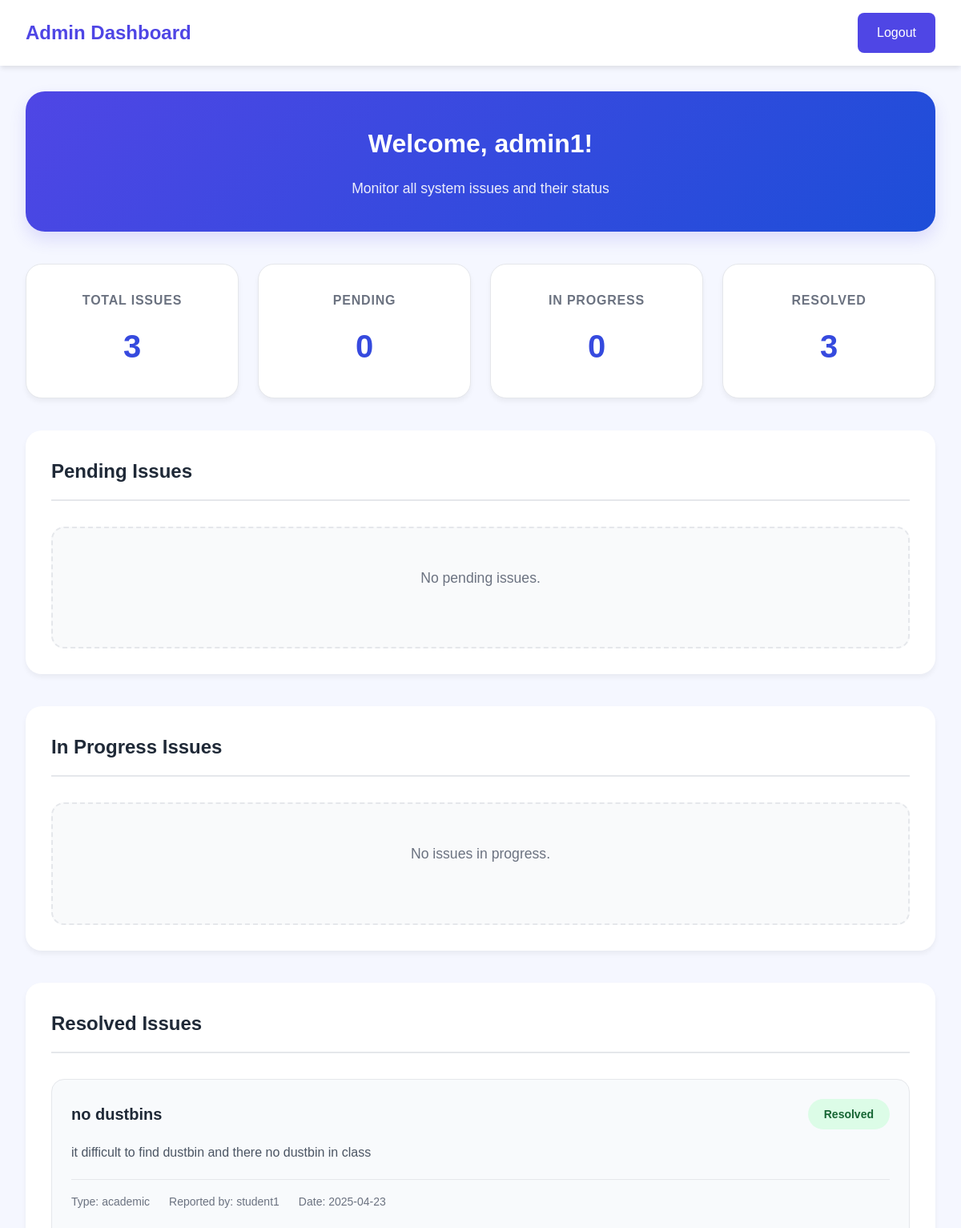
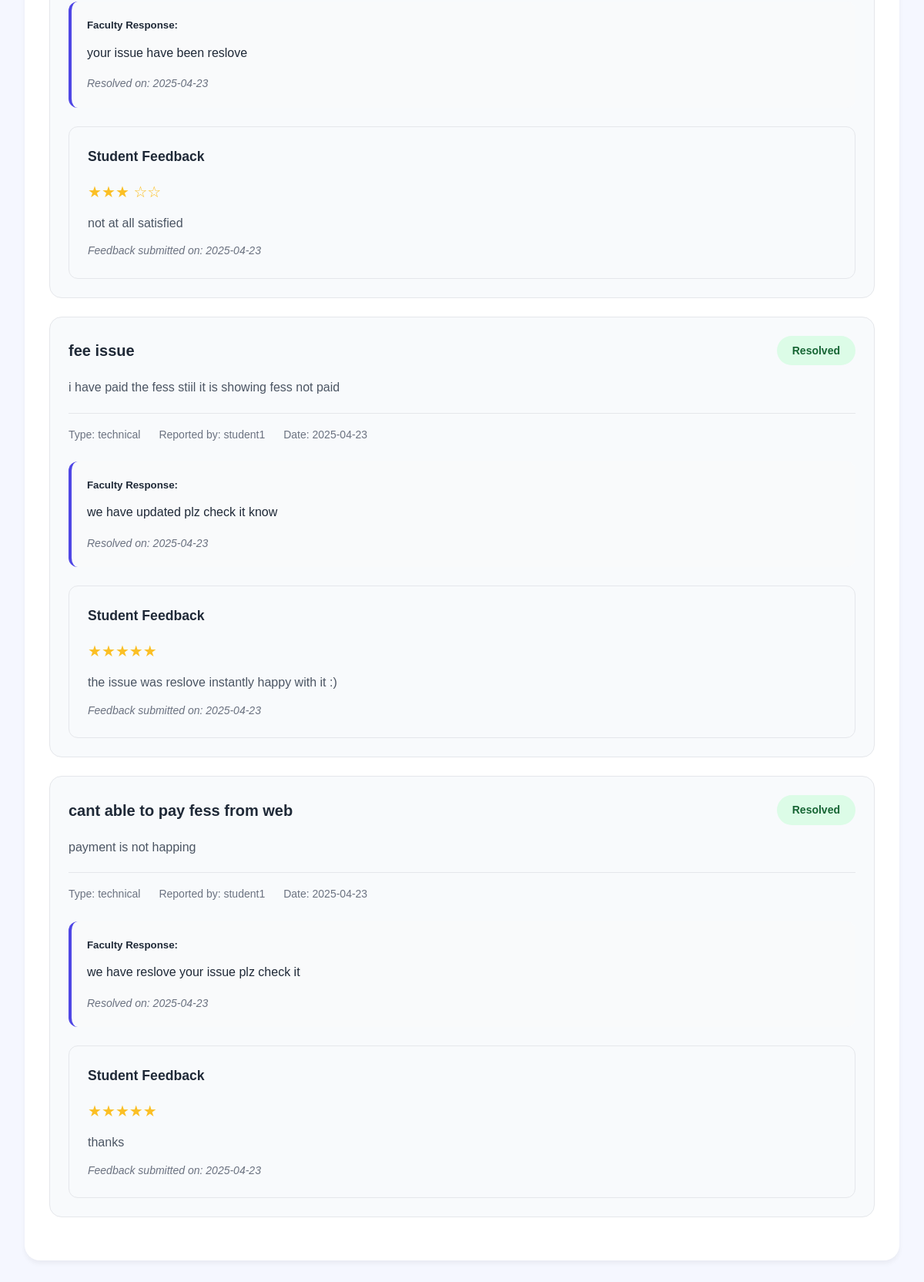
The page /dashboard (signed in) on the database its author committed (2 pictures, top to bottom).
### app.py (models this page shows)
class User(UserMixin, db.Model):
    id = db.Column(db.Integer, primary_key=True)
    username = db.Column(db.String(80), unique=True, nullable=False)
    password = db.Column(db.String(120), nullable=False)
    role = db.Column(db.String(20), nullable=False)  # student, faculty, admin
    issues = db.relationship('Issue', backref='author', lazy=True)

class Issue(db.Model):
    id = db.Column(db.Integer, primary_key=True)
    title = db.Column(db.String(100), nullable=False)
    description = db.Column(db.Text, nullable=False)
    type = db.Column(db.String(20), nullable=False)  # technical, academic, facility
    status = db.Column(db.String(20), default='pending')  # pending, in_progress, resolved
    faculty_response = db.Column(db.Text)
    resolution_date = db.Column(db.DateTime)
    created_at = db.Column(db.DateTime, default=datetime.utcnow)
    user_id = db.Column(db.Integer, db.ForeignKey('user.id'), nullable=False)
    feedback = db.relationship('Feedback', backref='issue', lazy=True, uselist=False)

class Feedback(db.Model):
    id = db.Column(db.Integer, primary_key=True)
    rating = db.Column(db.Integer, nullable=False)  # 1-5 rating
    comment = db.Column(db.Text, nullable=False)
    submitted_at = db.Column(db.DateTime, default=datetime.utcnow)
    issue_id = db.Column(db.Integer, db.ForeignKey('issue.id'), nullable=False, unique=True)

### app.py (the view)
@app.route('/dashboard')
@login_required
def dashboard():
    if current_user.role == 'student':
        issues = Issue.query.filter_by(user_id=current_user.id).all()
        return render_template('student_dashboard.html', issues=issues)
    elif current_user.role == 'faculty':
        issues = Issue.query.filter(Issue.status.in_(['pending', 'in_progress'])).all()
        return render_template('faculty_dashboard.html', issues=issues)
    else:  # admin
        issues = Issue.query.all()
        return render_template('admin_dashboard.html', issues=issues)

### app.py (called while the page is built)
@login_manager.user_loader
def load_user(user_id):
    return User.query.get(int(user_id))

### templates/admin_dashboard.html (shortened to what this page needs)
<!DOCTYPE html>
<html lang="en">
<head>
    <link rel="stylesheet" href="{{ url_for('static', filename='style.css') }}">
</head>
<body>
    <header>
        <div class="container">
            <h2>Admin Dashboard</h2>
            <nav>
                <a href="{{ url_for('logout') }}" class="btn">Logout</a>
            </nav>
        </div>
    </header>
    <div class="container dashboard-container">
        <div class="welcome-banner">
            <h3>Welcome, {{ current_user.username }}!</h3>
            <p>Monitor all system issues and their status</p>
        </div>
        <div class="admin-stats">
            <div class="stat-card">
                <h4>Total Issues</h4>
                <p>{{ issues|length }}</p>
            </div>
            <div class="stat-card">
                <h4>Pending</h4>
                <p>{{ issues|selectattr('status', 'equalto', 'pending')|list|length }}</p>
            </div>
            <div class="stat-card">
                <h4>In Progress</h4>
                <p>{{ issues|selectattr('status', 'equalto', 'in_progress')|list|length }}</p>
            </div>
            <div class="stat-card">
                <h4>Resolved</h4>
                <p>{{ issues|selectattr('status', 'equalto', 'resolved')|list|length }}</p>
            </div>
        </div>
        <div class="admin-sections">
            <div class="issues-list">
                <h3>Pending Issues</h3>
                {% set pending_issues = issues|selectattr('status', 'equalto', 'pending')|list %}
                {% if pending_issues %}
                    {% for issue in pending_issues %}
                        <div class="issue-card">
                            <div class="issue-header">
                                <h4>{{ issue.title }}</h4>
                                <span class="status-badge pending">Pending</span>
                            </div>
                            <p class="issue-description">{{ issue.description }}</p>
                            <div class="issue-meta">
                                <span>Type: {{ issue.type }}</span>
                                <span>Reported by: {{ issue.author.username }}</span>
                                <span>Date: {{ issue.created_at.strftime('%Y-%m-%d') }}</span>
                            </div>
                        </div>
                    {% endfor %}
                {% else %}
                    <div class="empty-state">
                        <p>No pending issues.</p>
                    </div>
                {% endif %}
            </div>
            <div class="issues-list">
                <h3>In Progress Issues</h3>
                {% set in_progress_issues = issues|selectattr('status', 'equalto', 'in_progress')|list %}
                {% if in_progress_issues %}
                    {% for issue in in_progress_issues %}
                        <div class="issue-card">
                            <div class="issue-header">
                                <h4>{{ issue.title }}</h4>
                                <span class="status-badge in_progress">In Progress</span>
                            </div>
                            <p class="issue-description">{{ issue.description }}</p>
                            <div class="issue-meta">
                                <span>Type: {{ issue.type }}</span>
                                <span>Reported by: {{ issue.author.username }}</span>
                                <span>Date: {{ issue.created_at.strftime('%Y-%m-%d') }}</span>
                            </div>
                            {% if issue.faculty_response %}
                                <div class="faculty-response">
                                    <h5>Faculty Response:</h5>
                                    <p>{{ issue.faculty_response }}</p>
                                </div>
                            {% endif %}
                        </div>
                    {% endfor %}
                {% else %}
                    <div class="empty-state">
                        <p>No issues in progress.</p>
                    </div>
                {% endif %}
            </div>
            <div class="issues-list">
                <h3>Resolved Issues</h3>
                {% set resolved_issues = issues|selectattr('status', 'equalto', 'resolved')|list %}
                {% if resolved_issues %}
                    {% for issue in resolved_issues %}
                        <div class="issue-card">
                            <div class="issue-header">
                                <h4>{{ issue.title }}</h4>
                                <span class="status-badge resolved">Resolved</span>
                            </div>
                            <p class="issue-description">{{ issue.description }}</p>
                            <div class="issue-meta">
                                <span>Type: {{ issue.type }}</span>
                                <span>Reported by: {{ issue.author.username }}</span>
                                <span>Date: {{ issue.created_at.strftime('%Y-%m-%d') }}</span>
                            </div>
                            <div class="faculty-response">
                                <h5>Faculty Response:</h5>
                                <p>{{ issue.faculty_response }}</p>
                                <span class="resolution-date">Resolved on: {{ issue.resolution_date.strftime('%Y-%m-%d') }}</span>
                            </div>
                            {% if issue.feedback %}
                                <div class="feedback-section">
                                    <h5>Student Feedback</h5>
                                    <div class="rating-display">
                                        {% for i in range(issue.feedback.rating) %}★{% endfor %}
                                        {% for i in range(5 - issue.feedback.rating) %}☆{% endfor %}
                                    </div>
                                    <p class="feedback-comment">{{ issue.feedback.comment }}</p>
                                    <span class="feedback-date">Feedback submitted on: {{ issue.feedback.submitted_at.strftime('%Y-%m-%d') }}</span>
                                </div>
                            {% endif %}
                        </div>
                    {% endfor %}
                {% else %}
                    <div class="empty-state">
                        <p>No resolved issues.</p>
                    </div>
                {% endif %}
            </div>
        </div>
    </div>
</body>
</html>

### rows shown on the page
User: username "admin1"
Issue: title "no dustbins", description "it difficult to find dustbin and there no dustbin in class", type "academic", author.username "student1", created_at "2025-04-23", faculty_response "your issue have been reslove", resolution_date "2025-04-23", feedback.comment "not at all satisfied", feedback.submitted_at "2025-04-23"
Issue: title "fee issue", description "i have paid the fess stiil it is showing fess not paid", type "technical", author.username "student1", created_at "2025-04-23", faculty_response "we have updated plz check it know", resolution_date "2025-04-23", feedback.comment "the issue was reslove instantly happy with it :)", feedback.submitted_at "2025-04-23"
Issue: title "cant able to pay fess from web", description "payment is not happing", type "technical", author.username "student1", created_at "2025-04-23", faculty_response "we have reslove your issue plz check it", resolution_date "2025-04-23", feedback.comment "thanks", feedback.submitted_at "2025-04-23"

### other values the page prints
{{ issues|length }} "3"
{{ issues|selectattr('status', 'equalto', 'pending')|list|length }} "0"
{{ issues|selectattr('status', 'equalto', 'in_progress')|list|length }} "0"
{{ issues|selectattr('status', 'equalto', 'resolved')|list|length }} "3"
